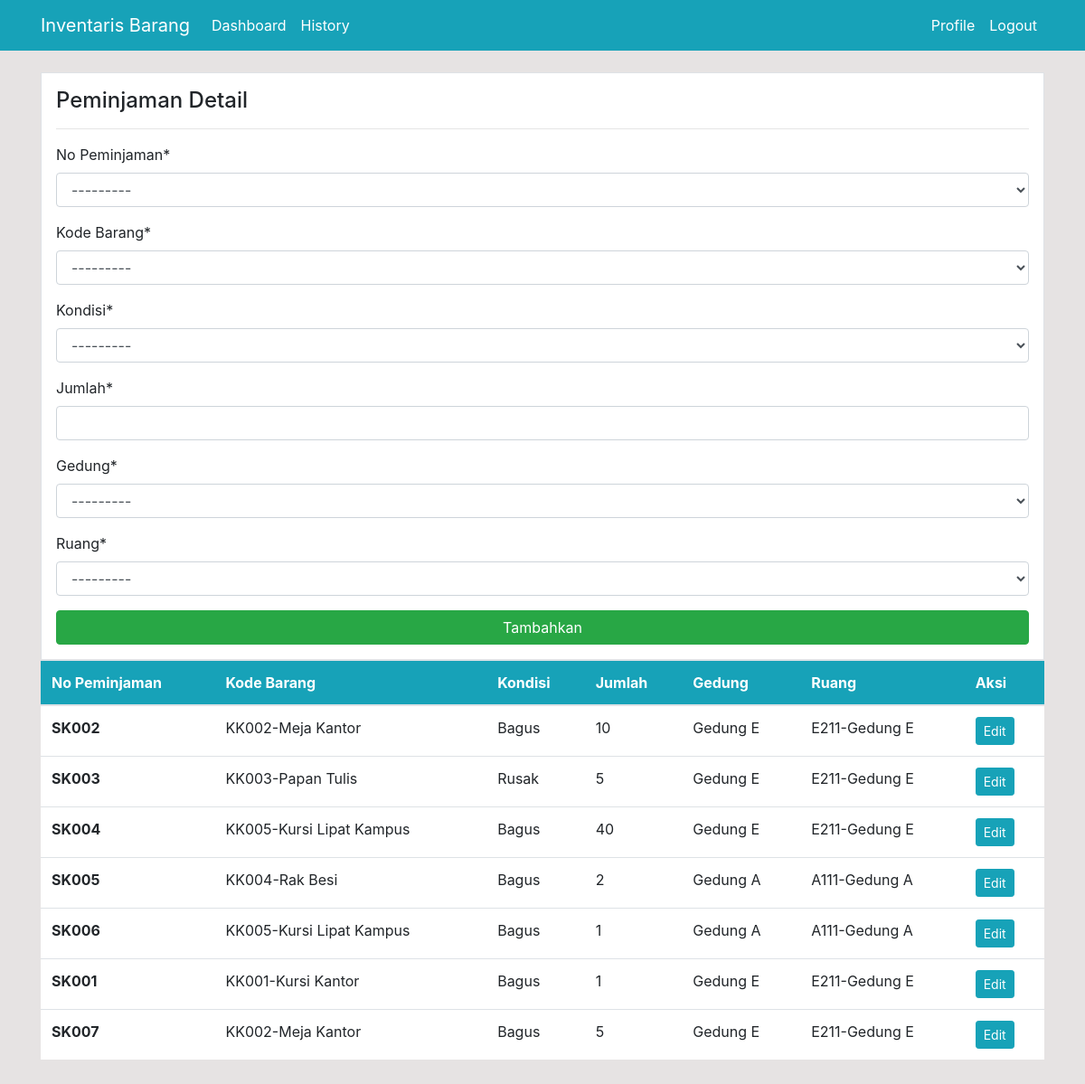
The app's page /peminjamandetail/ (signed in), older data.
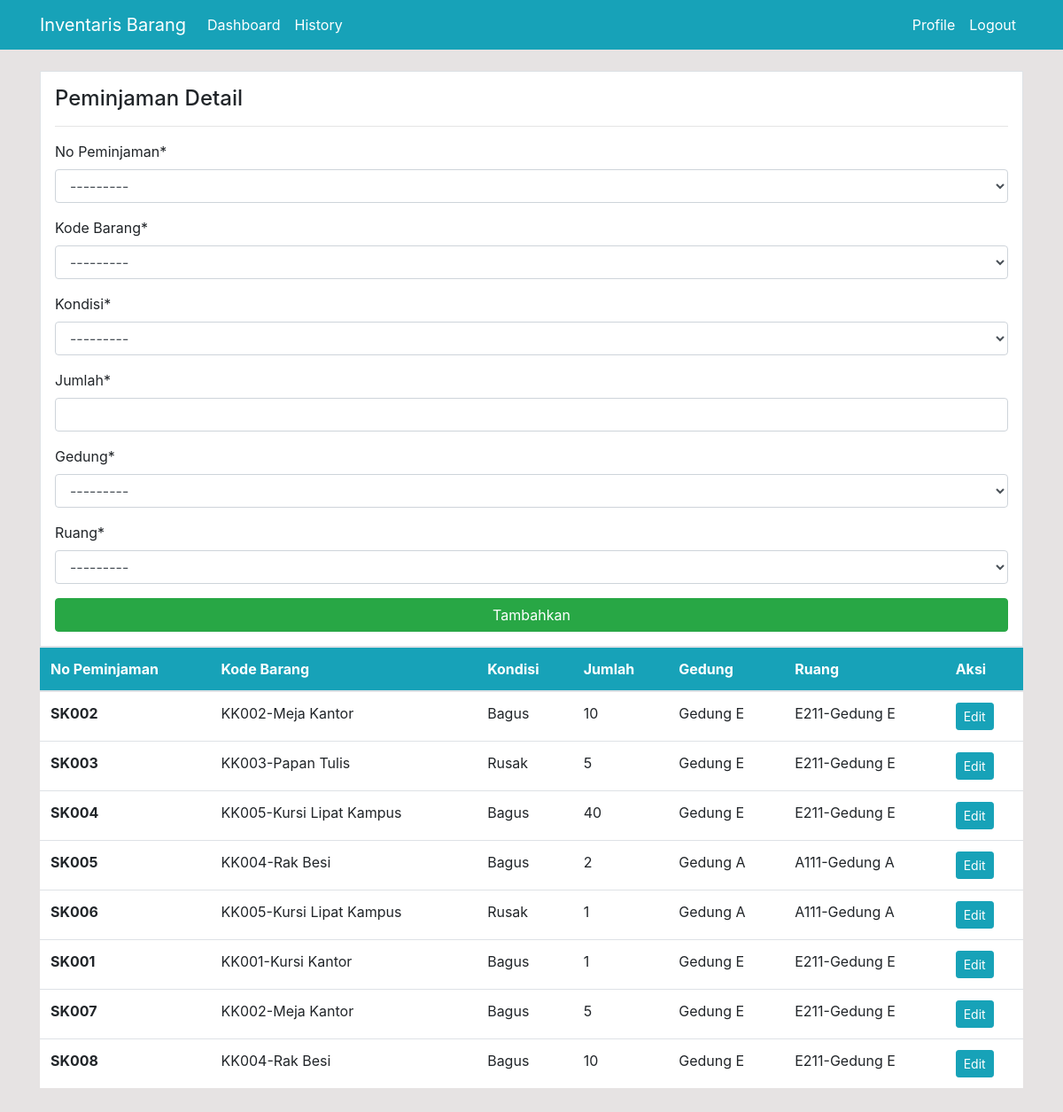
The same page, newer data.
### dashboard/models.py (models this page shows, shortened)
class PeminjamanDetail(models.Model):
    No_Peminjaman = models.OneToOneField(Peminjaman, on_delete=models.CASCADE)
    Kode_Barang = models.ForeignKey(Barang, on_delete=models.CASCADE)
    Kondisi = models.CharField(max_length=10, choices=Pilihan_Kondisi, null=True)
    Jumlah = models.PositiveIntegerField()
    Gedung = models.ForeignKey(Gedung, on_delete=models.CASCADE)
    Ruang = models.ForeignKey(Ruang, on_delete=models.CASCADE)

class Peminjaman (models.Model):
    ID = models.PositiveIntegerField()
    No_Peminjaman = models.CharField(max_length=10, primary_key=True)
    NIP_NRK = models.ForeignKey(Pegawai, on_delete=models.CASCADE)
    tgl_pinjam = models.DateTimeField(auto_now_add=True)
    tgl_kembali = models.DateTimeField(null=True, blank=True)
    BAST = models.FileField(("BAST Disposisi"), upload_to=None, max_length=100)
    def __str__(self):
        return f'{self.No_Peminjaman}'

class Barang(models.Model):
    ID = models.PositiveIntegerField()
    Kode_Barang = models.CharField(max_length=6, primary_key=True)
    Nama_Barang = models.CharField(max_length=30, null=True)
    Merk = models.CharField(max_length=30, null=True)
    Stock = models.PositiveIntegerField(null=True)
    BAST = models.FileField(("BAST Perolehan"), upload_to=None, max_length=100)
    def __str__(self):
        return f'{self.Kode_Barang}-{self.Nama_Barang}'

class Gedung(models.Model):
    ID = models.PositiveIntegerField()
    Nama_Gedung = models.CharField(max_length=20, primary_key=True)
    MG = models.ForeignKey(Pegawai, null=True, on_delete=models.SET_NULL)
    def __str__(self):
        return f'{self.Nama_Gedung}'

class Ruang(models.Model):
    ID = models.PositiveIntegerField()
    Ruang = models.CharField(max_length=20, primary_key=True)
    PJ_Ruang = models.ForeignKey(Pegawai, null=True, on_delete=models.SET_NULL)
    Gedung = models.ForeignKey(Gedung, on_delete=models.CASCADE)
    def __str__(self):
        return f'{self.Ruang}-{self.Gedung}'

### dashboard/views.py (the view)
# urls.py: path('peminjamandetail/', views.peminjamandetail, name='dashboard-peminjamandetail'),
@login_required
def peminjamandetail(request):
    items = PeminjamanDetail.objects.all()
    if request.method == 'POST':
        form = PeminjamanDetailForm(request.POST, request.FILES)
        history = PeminjamanDetailHistoryForm(request.POST, request.FILES)
        if form.is_valid():
            form.save()
            history.form=form
            history.save()
            return redirect('dashboard-peminjamandetail')
    else:
        form = PeminjamanDetailForm()
    context = {
        'items' : items,
        'form' : form,
    }
    return render(request, 'dashboard/peminjamandetail.html', context)

### dashboard/forms.py
class PeminjamanDetailForm(forms.ModelForm):
    class Meta:
        model = PeminjamanDetail
        fields = ['No_Peminjaman', 'Kode_Barang', 'Kondisi', 'Jumlah', 'Gedung', 'Ruang']

### templates/dashboard/peminjamandetail.html (shortened to what this page needs)
{% extends 'partials/base.html' %}
{% load crispy_forms_tags %}
{% block content %}
    <div class="container">
        <div class="row my-4">
            <div class="col-md-12">
            <div class="border bg-white p-3">
                    <h4>Peminjaman Detail</h4>
                    <hr>
                    <form method="POST" enctype="multipart/form-data">
                        {{ form|crispy }}
                        <input class="btn btn-success btn-block" type="submit" value="Tambahkan">
                    </form>
                </div>
                </div>
            <div class="col-md-12">
                <table class="table bg-white">
                    <thead class="bg-info">
                        <tr class="text-white">
                            <th scope="col">No Peminjaman</th>
                            <th scope="col">Kode Barang</th>
                            <th scope="col">Kondisi</th>
                            <th scope="col">Jumlah</th>
                            <th scope="col">Gedung</th>
                            <th scope="col">Ruang</th>
                            <th scope="col">Aksi</th>
                        </tr>
                    </thead>
                    <tbody>
                     {% for item in items %}
                        <tr>
                            <th scope="row">{{ item.No_Peminjaman }}</th>
                            <td>{{ item.Kode_Barang }}</td>
                            <td>{{ item.Kondisi }}</td>
                            <td>{{ item.Jumlah }}</td>
                            <td>{{ item.Gedung }}</td>
                            <td>{{ item.Ruang }}</td>
                            <td><a class="btn btn-info btn-sm" href="{% url 'dashboard-update-peminjamandetail' item.No_Peminjaman %}">Edit</a></td>
                        </tr>
                    {% endfor %}
                    </tbody>
                </table>
            </div>
        </div>
    </div>
{% endblock %}

Row changes from the older to the newer data that the page shows:
changed PeminjamanDetail "SK006": Kondisi "Bagus" → "Rusak"
added PeminjamanDetail: No_Peminjaman "SK008", Kode_Barang "KK004-Rak Besi", Kondisi "Bagus", Jumlah "10", Gedung "Gedung E", Ruang "E211-Gedung E"
